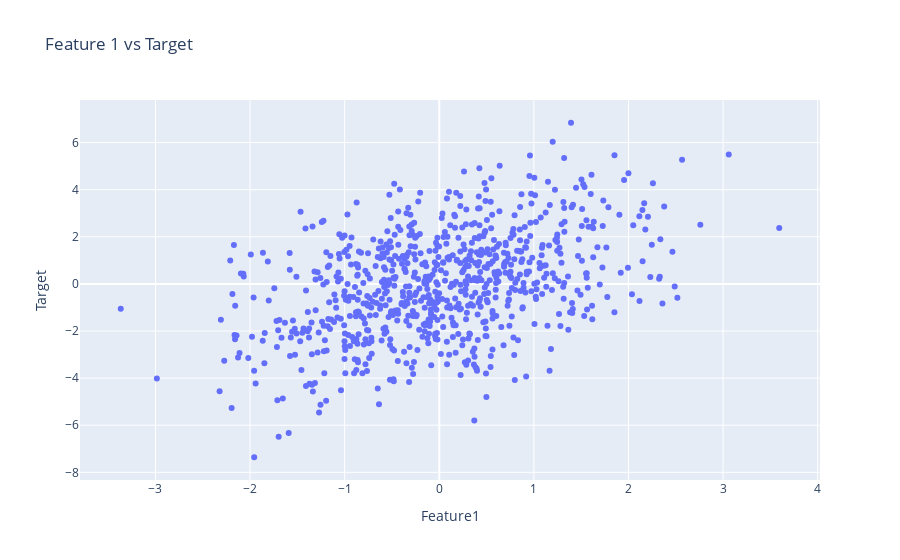

This figure's notebook cell:
### Code cell
train_dataset.X, train_dataset.y
import pandas as pd
import plotly.express as px

# Convert tensors to pandas DataFrame for plotting
df = pd.DataFrame(train_dataset.X.numpy(), columns=['Feature1', 'Feature2', 'Feature3', 'Feature4', 'Feature5'])
df['Target'] = train_dataset.y.numpy().flatten()

# Plotting
fig = px.scatter(df, x='Feature1', y='Target', title='Feature 1 vs Target')
fig.show()

### Figure 1 — Plotly figure (JSON) as saved in the notebook; plotly's stock layout.template omitted (floating-point values rounded to 4 significant figures; data arrays with more than 128 entries replaced by an {"elided": "..."} marker saying what was removed)
{"data": [{"hovertemplate": "Feature1=%{x}<br>Target=%{y}<extra></extra>", "legendgroup": "", "marker": {"color": "#636efa", "symbol": "circle"}, "mode": "markers", "name": "", "orientation": "v", "showlegend": false, "type": "scatter", "x": {"elided": "800 float values"}, "xaxis": "x", "y": {"elided": "800 float values"}, "yaxis": "y"}], "layout": {"legend": {"tracegroupgap": 0}, "title": {"text": "Feature 1 vs Target"}, "xaxis": {"anchor": "y", "domain": [0, 1], "title": {"text": "Feature1"}}, "yaxis": {"anchor": "x", "domain": [0, 1], "title": {"text": "Target"}}}}
